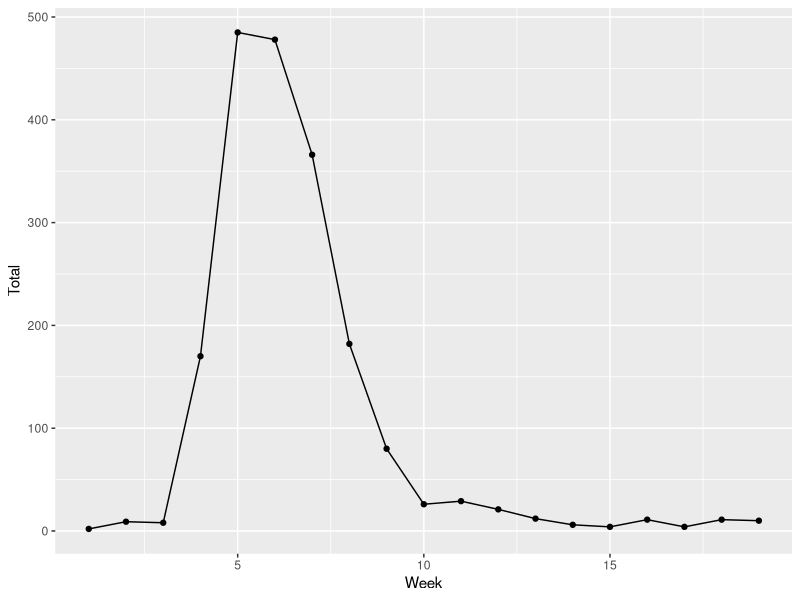
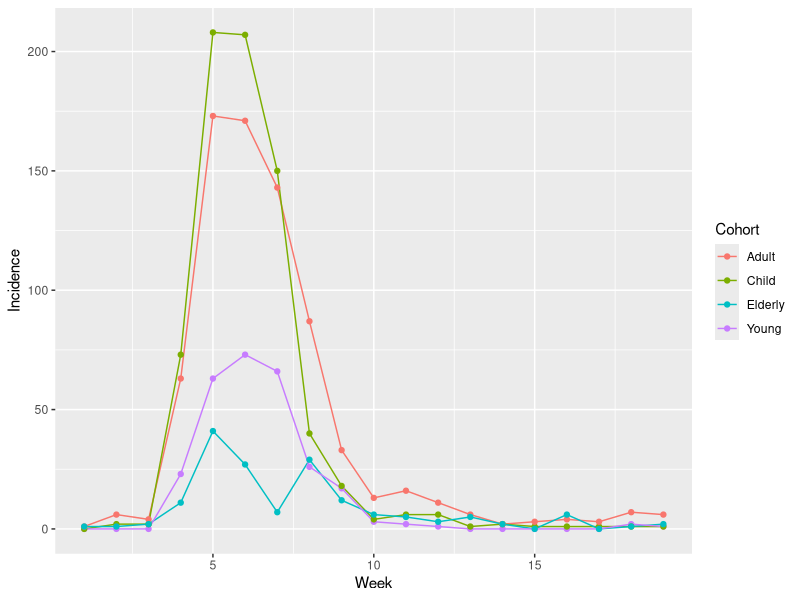
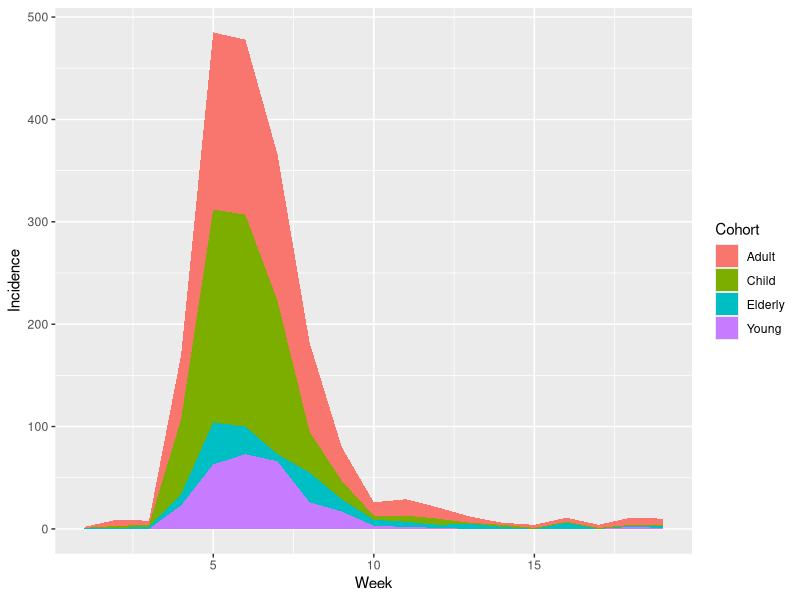

Generate these figures, in order, with R:
library(readr)
library(tibble)
library(tidyr)
library(dplyr)
library(ggplot2)

inc <- read_csv("tidyverse/data/Incidence.csv")

slice(inc,1:6)

t_inc <- gather(inc,Cohort,Incidence,Young:Elderly)

slice(t_inc,1:8)

y_data <- filter(t_inc,Cohort=="Young")

s_data <- select(inc,Week:Young)

slice(s_data,1:6)

wk_tot <- t_inc %>% group_by(Week) %>%
  summarise(Incidence=sum(Incidence))

srt <- arrange(wk_tot,desc(Incidence))

slice(srt,1:6)

add_col <- mutate(wk_tot,AttackRate=100000*Incidence/8000)

slice(add_col,1:6)

tot_inc <- mutate(inc,Total=Young+Child+Adult+Elderly)



slice(wk_tot,1:6)


ggplot(data=tot_inc,mapping = aes(x=Week,y=Total)) + 
      geom_line() + geom_point()

ggplot(t_inc,aes(x=Week,y=Incidence,color=Cohort)) + 
       geom_line() + geom_point()

ggplot(t_inc,aes(x=Week,y=Incidence,fill=Cohort)) + geom_area()


# get the totals sick by cohort
t_coh <- t_inc %>% 
           group_by(Cohort) %>% 
           summarise(TotalInfected=sum(Incidence),
                     PeakValue=max(Incidence),
                     PeakWeek=Week[which(Incidence==max(Incidence))],
                     AvrValue=mean(Incidence),
                     SD=sd(Incidence))


